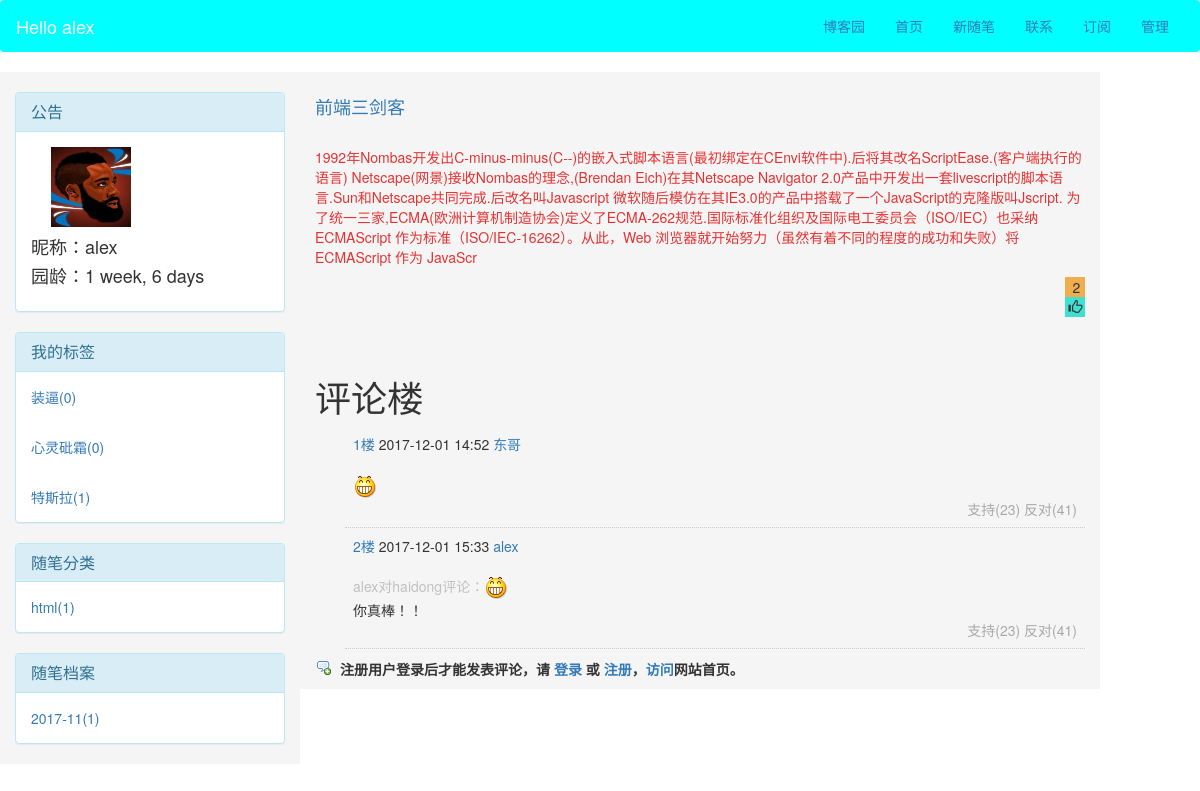
The page /blog/alex/p/4/ on the database its author committed.
### app01/models.py (models this page shows, shortened)
class User(models.Model):   #settings  ：AUTH_USER_MODEL ="项目名称.UserInfo"
    nid = models.BigAutoField(primary_key=True)
    username = models.CharField(verbose_name="用户名",max_length=32)
    password = models.CharField(verbose_name="密码",max_length=64)
    create_time = models.DateTimeField(verbose_name="创建时间",auto_now_add=True)
    class Meta:
        verbose_name_plural = "用户信息表"
    def __str__(self):
        return self.username

class Info(models.Model):
    email = models.EmailField(verbose_name="邮箱")
    nickname = models.CharField(max_length=32, verbose_name="昵称", unique=True)
    tel = models.IntegerField(verbose_name="电话", unique=True, null=True, blank=True)
    avatar = models.FileField(verbose_name="头像", upload_to="avatar", default="/avatar/default.png")
    user = models.OneToOneField(to="User")

class Classfication(models.Model):
    title = models.CharField(max_length=32, verbose_name="分类标题")
    blog = models.ForeignKey(to="Blog",verbose_name="所属博客")
    class Meta:
        verbose_name_plural = "分类表"

class Article_detail(models.Model):
    article = models.OneToOneField(to="Article",verbose_name="所属文章")
    content =models.TextField(verbose_name="文章内容")
    class Meta:
        verbose_name_plural = "文章细节表"

class Article(models.Model):
    title = models.CharField(max_length=64,verbose_name="文章标题")
    summary = models.CharField(max_length=244, verbose_name="文章概要")
    create_time = models.DateTimeField(verbose_name="创建时间",auto_now_add=True)
    update_time = models.DateTimeField(verbose_name="修改时间",auto_now=True)
    poll_count = models.IntegerField(verbose_name="点赞数",default=0)
    comment_count = models.IntegerField(verbose_name="评论数",default=0)
    read_count = models.IntegerField(verbose_name="阅读数",default=0)
    user = models.ForeignKey(to="User",verbose_name="所属作者",null=True,blank=True)
    classify = models.ForeignKey(to="Classfication",verbose_name="所属类别",null=True,blank=True)
    tags = models.ManyToManyField(to="Tag",through="Article2tag",through_fields=('article', 'tag'),verbose_name="所属标签")
    webartilecla = models.ForeignKey(verbose_name="文章所述主页文章类",to="Web_artile_cla",null=True)
    class Meta:
        verbose_name_plural = "文章表"

class Comment(models.Model):
    time = models.DateTimeField(verbose_name="评论时间",auto_now_add=True)
    content = models.CharField(max_length=265,verbose_name="评论内容")
    up_count = models.IntegerField(default=0)
    user = models.ForeignKey(to="User",verbose_name="评论人",null=True,blank=True)
    article = models.ForeignKey(to="Article",verbose_name="评论文章",null=True,blank=True)
    farther_comment = models.ForeignKey(to="Comment",verbose_name="父级评论",null=True,blank=True)
    class Meta:
        verbose_name_plural = "评论表"

### app01/views.py (the view)
# urls.py: url(r'^(?P<username>.*)/p/(?P<id>.*)/$', views.article),
def article(request,**kwargs):
    if not kwargs:
        return render(request, "error.html")
    username=kwargs.get("username")
    userobj = models.User.objects.filter(username=username).first()
    blog_obj = userobj.blog
    classify_list = models.Classfication.objects.filter(blog=blog_obj).annotate(num=Count("article__id")).values_list(
        "title", "num", "id")
    tag_list = models.Tag.objects.filter(blog=blog_obj).annotate(num=Count("article__id")).values_list("name", "num",
                                                                                                       "id")
    dates = models.Article.objects.filter(user=userobj).extra(
        select={"format_time": "strftime('%%Y-%%m',create_time)"}).values_list('format_time').annotate(Count('id'))
    nid = kwargs.get("id")
    article_detail = models.Article_detail.objects.filter(article_id=nid).first()
    comment = models.Comment.objects.filter(article_id=nid)
    return render(request,"article.html",{"article_detail":article_detail,
                                          "username":username,"userobj":userobj,
                                          "dates":dates,"tag_list":tag_list,"classify_list":classify_list,"comment":comment})

### templates/article.html (shortened to what this page needs)
{% extends "home.html" %}
{% block article %}
    <div class="col-md-8" style="background-color: whitesmoke">
        <div style="margin-top: 25px"><h4><a href="">{{ article_detail.article.title }}</a></h4></div>
        <br>
        {{ article_detail.content|safe }}
        <button id="btn" style="width: 20px;height: 40px;margin-left: 750px">
            <div style="width: 20px;height: 20px;background-color: #f0ad4e;margin-left: -8px;margin-top:-3px ">
                <span id="poll" style="margin-left: 3px">{{ article_detail.article.poll_count }}</span>
            </div>
            <div style="width: 20px;height: 20px;background-color: turquoise;margin-left: -8px;">
                <span style="margin-left: 1px" class="glyphicon glyphicon-thumbs-up" aria-hidden="true"></span>
            </div>
            <div id="error" style="width: 100px;height: 30px;color: red"> </div>
        </button>
        <br>
        <br>
        <br>
        <h1>评论楼</h1>
        {% for c in comment %}
            <div class="feedbackItem">
                <div class="feedbackListSubtitle">
                    <a href="" class="layer">{{ forloop.counter }}楼</a>
                    <span class="comment_date">{{ c.time|date:"Y-m-d G:i" }}</span>
                    <a class="nick" href="/blog/{{ c.user.username }}">{{ c.user.info.nickname }}</a>
                </div>
                <div class="feedbackCon">
                    <div id="comment_body_3783967" class="blog_comment_body">
                        <br>
                        {% if c.farther_comment_id %}
                         <div style="color: silver">{{ c.user }}对{{ c.farther_comment.user }}评论：{{ c.farther_comment.content|safe }}</div>
                        {% endif %}
                        {{ c.content|safe }}</div>
                    <div class="comment_vote"><a style="color: darkgray" class="comment_digg">支持(23)</a>
                        <a style="color: darkgray" class="comment_bury">反对(41)</a></div>
                </div>
            </div>
        {% endfor %}
        {% if request.session.userinfo.name %}
            <div id="haidong"></div>
            <div class="commentbox_main">
                    <div class="commentbox_title">
                        <div class="commentbox_title_left" id="id2">评论内容：</div>
                    </div>
                    <textarea id="tbCommentBody" class="comment_textarea" style="width: 432px;height: 120px; "></textarea>
                </div>
                <p id="commentbox_opt">
                    <input id="btn_comment_submit" type="button" class="comment_btn" value="提交评论">
                <span id="bingo" style="color: red"></span>
                </p>
        {% else %}
            <div class="login_tips">注册用户登录后才能发表评论，请 <a rel="nofollow" href="/login/" class="underline" >登录</a> 或 <a rel="nofollow" href="/reg/" >注册</a>，<a href="/">访问</a>网站首页。</div>
        {% endif %}
    </div>
{% endblock %}

### templates/home.html (shortened to what this page needs)
<!DOCTYPE html>
<html lang="en">
<head>
    <link rel="stylesheet" href="/static/bootstrap-3.3.7-dist/css/bootstrap.min.css">
</head>
<body>
<nav class="navbar" style="background-color: aqua">
  <div class="container-fluid">
    <div class="navbar-header">
      <a style="color:white" class="navbar-brand" href="/blog/{{ username }}">Hello&nbsp;{{ username }}</a>
    </div>
    <div class="collapse navbar-collapse" id="bs-example-navbar-collapse-1">
      <ul class="nav navbar-nav navbar-right">
        <li><a href="/">博客园</a></li>
        <li><a href="/">首页</a></li>
        <li><a href="#">新随笔</a></li>
        <li><a href="#">联系</a></li>
        <li><a href="#">订阅</a></li>
        <li><a href="/blog/cnblogs/">管理</a></li>
      </ul>
    </div>
  </div>
</nav>
<div class="container-fluid">
    <div class="row">
        <div class="col-md-3" style="background-color: whitesmoke">
            <div class="panel panel-info" style="margin-top: 20px">
                <div class="panel-heading">
                    <h3 class="panel-title">公告</h3>
                </div>
                <div class="panel-body">
                    <img src="{{ userobj.info.avatar.url }}" width="80" height="80" style="margin-left: 20px">
                <h4>昵称：{{ userobj.info.nickname }}</h4>
                <h4>园龄：{{ userobj.create_time|timesince }}</h4>
                </div>
            </div>
            <div class="panel panel-info">
                <div class="panel-heading">
                    <h3 class="panel-title">我的标签</h3>
                </div>
                {% for tag in tag_list %}
                <div class="panel-body">
                    <a href="/blog/{{ username }}/tag/{{ tag.2 }}">{{ tag.0 }}({{ tag.1 }})</a>
                    </div>
                {% endfor %}
            </div>
            <div class="panel panel-info">
                <div class="panel-heading">
                    <h3 class="panel-title">随笔分类</h3>
                </div>
                    {% for classify in classify_list %}
                        <div class="panel-body">
                            <a href="/blog/{{ username }}/category/{{ classify.2 }}">{{ classify.0 }}({{ classify.1 }})</a>
                        </div>
                    {% endfor %}
            </div>
            <div class="panel panel-info">
                <div class="panel-heading">
                    <h3 class="panel-title">随笔档案</h3>
                </div>
                {% for time in dates %}
                     <div class="panel-body">
                         <a href="/blog/{{ username }}/archive/{{ time.0 }}">{{ time.0 }}({{ time.1 }})</a>
                    </div>
                {% endfor %}
            </div>
        </div>
    {% block article %}{% endblock %}
    </div>
</div>
</body>
</html>

### templates/article.html (style rules this page uses)
.feedbackItem { margin-left: 30px; padding: 8px; border-bottom: 1px dotted #ccc; }
.comment_vote { text-align: right; }
.login_tips { background-image: url("/static/icon_addcomment.gif"); background-repeat: no-repeat; margin-top: 10px; padding: 0 0 10px 25px; font-weight: bold; }

### rows shown on the page
User: info.avatar (picture), info.nickname "alex", create_time "1 week, 6 days"
Classfication: title "html", classify "1"
Article_detail: article "前端三剑客", content "1992年Nombas开发出C-minus-minus(C--)的嵌入式脚本语言(最初绑定在CEnvi软件中).后将其改名ScriptEase.(客户端执行的语言) Netscape(网景)接收Nombas的理念,(Brendan Eich)在其Netscape Navigator 2.0产品中开发出一套livescript的脚本语言.Sun和Netscape共同完成.后改名叫Javascript 微软随后模仿在其IE3.0的产品中搭载了一个JavaScript的克隆版叫Jscript. 为了统一三家,ECMA(欧洲计算机制造协会)定义了ECMA-262规范.国际标准化组织及国际电工委员会（ISO/IEC）也采纳 ECMAScript 作为标准（ISO/IEC-16262）。从此，Web 浏览器就开始努力（虽然有着不同的程度的成功和失败）将 ECMAScript 作为 JavaScr", article.poll_count "2"
Comment: time "2017-12-01 14:52", user.info.nickname "东哥", content (picture)
Comment: time "2017-12-01 15:33", user.info.nickname "alex", user "alex", farther_comment.user "haidong", farther_comment.content (picture), content "你真棒！！"

### other values the page prints
{{ username }} "alex"
{{ tag.0 }} "装逼" "心灵砒霜" "特斯拉"
{{ tag.1 }} "0" "0" "1"
{{ time.0 }} "2017-11"
{{ time.1 }} "1"
